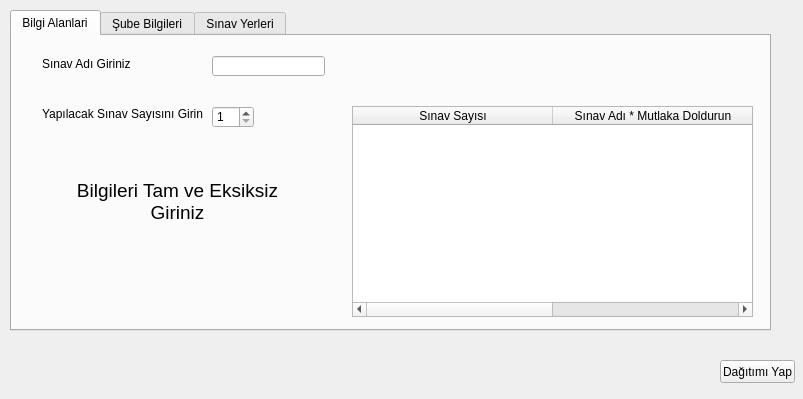
<?xml version="1.0" encoding="UTF-8"?>
<ui version="4.0">
 <class>Form</class>
 <widget class="QWidget" name="Form">
  <property name="geometry">
   <rect>
    <x>0</x>
    <y>0</y>
    <width>803</width>
    <height>399</height>
   </rect>
  </property>
  <property name="windowTitle">
   <string>Yeni Dağıtım</string>
  </property>
  <widget class="QPushButton" name="pushButton">
   <property name="geometry">
    <rect>
     <x>720</x>
     <y>360</y>
     <width>75</width>
     <height>23</height>
    </rect>
   </property>
   <property name="text">
    <string>Dağıtımı Yap</string>
   </property>
  </widget>
  <widget class="QTabWidget" name="tab_bilgialanlari">
   <property name="geometry">
    <rect>
     <x>10</x>
     <y>10</y>
     <width>761</width>
     <height>321</height>
    </rect>
   </property>
   <property name="currentIndex">
    <number>0</number>
   </property>
   <widget class="QWidget" name="bilgialanlari" native="true">
    <attribute name="title">
     <string>Bilgi Alanlari</string>
    </attribute>
    <widget class="QLabel" name="label">
     <property name="geometry">
      <rect>
       <x>30</x>
       <y>20</y>
       <width>121</width>
       <height>16</height>
      </rect>
     </property>
     <property name="text">
      <string>Sınav Adı Giriniz</string>
     </property>
    </widget>
    <widget class="QLineEdit" name="sinav_adi">
     <property name="geometry">
      <rect>
       <x>200</x>
       <y>20</y>
       <width>113</width>
       <height>20</height>
      </rect>
     </property>
    </widget>
    <widget class="QLabel" name="label_2">
     <property name="geometry">
      <rect>
       <x>30</x>
       <y>70</y>
       <width>161</width>
       <height>16</height>
      </rect>
     </property>
     <property name="text">
      <string>Yapılacak Sınav Sayısını Giriniz</string>
     </property>
    </widget>
    <widget class="QTableWidget" name="sinav_tablosu_01">
     <property name="geometry">
      <rect>
       <x>340</x>
       <y>70</y>
       <width>401</width>
       <height>211</height>
      </rect>
     </property>
     <attribute name="horizontalHeaderDefaultSectionSize">
      <number>200</number>
     </attribute>
     <column>
      <property name="text">
       <string>Sınav Sayısı</string>
      </property>
     </column>
     <column>
      <property name="text">
       <string>Sınav Adı * Mutlaka Doldurun</string>
      </property>
     </column>
    </widget>
    <widget class="QLabel" name="label_5">
     <property name="geometry">
      <rect>
       <x>40</x>
       <y>140</y>
       <width>251</width>
       <height>51</height>
      </rect>
     </property>
     <property name="font">
      <font>
       <pointsize>14</pointsize>
      </font>
     </property>
     <property name="styleSheet">
      <string notr="true">QLabel{rgb(255, 0, 0)}</string>
     </property>
     <property name="text">
      <string>Bilgileri Tam ve Eksiksiz Giriniz</string>
     </property>
     <property name="alignment">
      <set>Qt::AlignCenter</set>
     </property>
     <property name="wordWrap">
      <bool>true</bool>
     </property>
    </widget>
    <widget class="QSpinBox" name="sinav_sayisi">
     <property name="geometry">
      <rect>
       <x>200</x>
       <y>70</y>
       <width>42</width>
       <height>22</height>
      </rect>
     </property>
     <property name="minimum">
      <number>1</number>
     </property>
    </widget>
   </widget>
   <widget class="QWidget" name="sube_bilgileri" native="true">
    <attribute name="title">
     <string>Şube Bilgileri</string>
    </attribute>
    <widget class="QTableWidget" name="sinav_tablosu_02">
     <property name="geometry">
      <rect>
       <x>10</x>
       <y>20</y>
       <width>741</width>
       <height>271</height>
      </rect>
     </property>
     <column>
      <property name="text">
       <string>Şube Adı</string>
      </property>
     </column>
    </widget>
    <widget class="QLabel" name="label_4">
     <property name="geometry">
      <rect>
       <x>290</x>
       <y>0</y>
       <width>171</width>
       <height>16</height>
      </rect>
     </property>
     <property name="text">
      <string>Şubeler İçin Sınav Tercih Ediniz</string>
     </property>
    </widget>
   </widget>
   <widget class="QWidget" name="sinav_yerleri" native="true">
    <attribute name="title">
     <string>Sınav Yerleri</string>
    </attribute>
    <widget class="QTableWidget" name="tableWidget_3">
     <property name="geometry">
      <rect>
       <x>330</x>
       <y>20</y>
       <width>221</width>
       <height>251</height>
      </rect>
     </property>
     <column>
      <property name="text">
       <string>Salon Adı</string>
      </property>
     </column>
     <column>
      <property name="text">
       <string>Salon Seçimi</string>
      </property>
     </column>
    </widget>
    <widget class="QLabel" name="label_3">
     <property name="geometry">
      <rect>
       <x>50</x>
       <y>30</y>
       <width>171</width>
       <height>16</height>
      </rect>
     </property>
     <property name="text">
      <string>Sınav Yapılacak Salonları Seçiniz</string>
     </property>
    </widget>
   </widget>
  </widget>
 </widget>
 <resources/>
 <connections/>
</ui>
